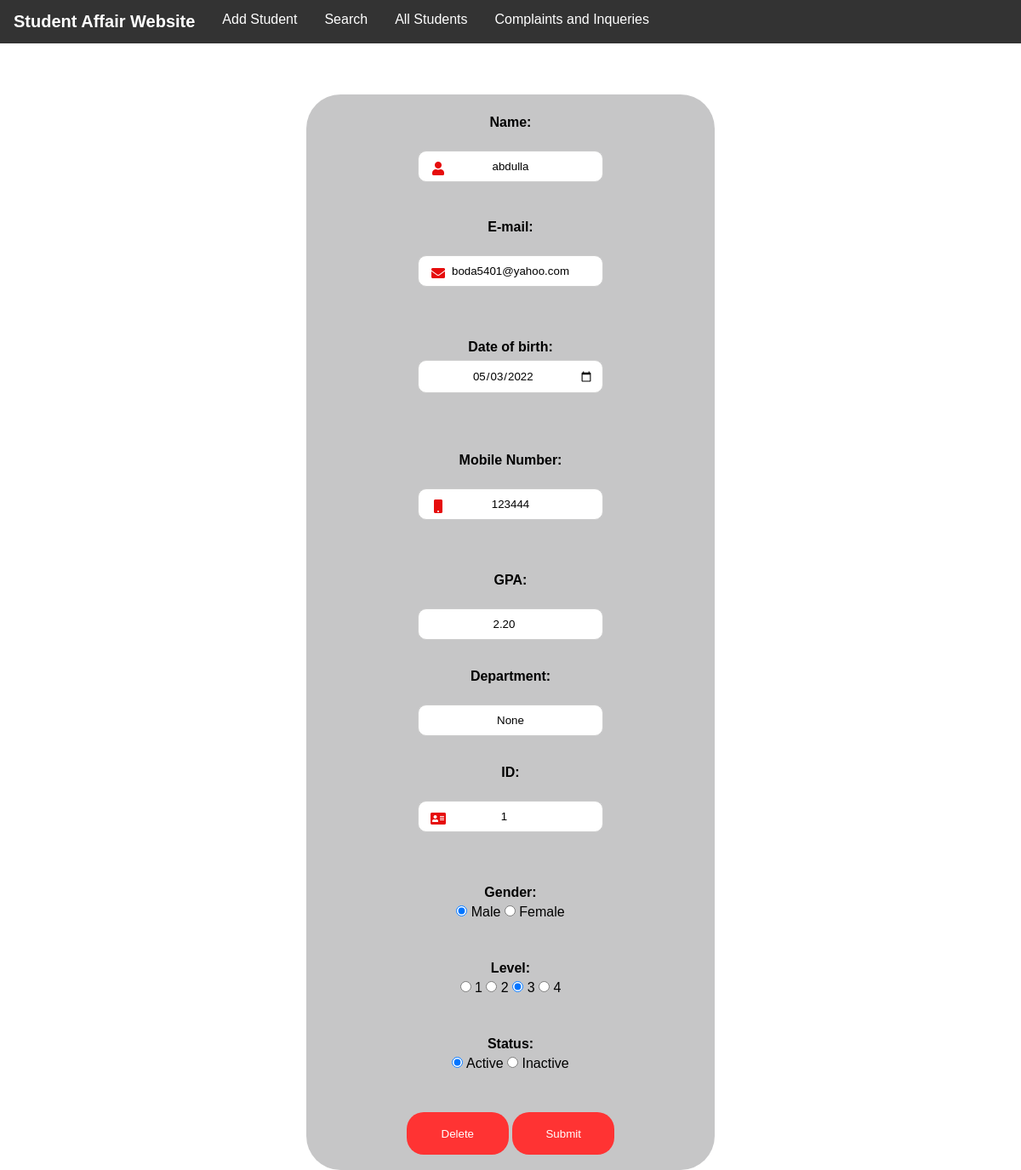
The page /Edit/1 on the database its author committed.
### startpage/models.py (models this page shows, shortened)
class Student(models.Model):
    name=models.CharField(max_length=50)
    gpa=models.DecimalField(max_digits=3,decimal_places=2)
    birth=models.DateField(default=datetime.now)
    email=models.EmailField(blank=True,null=True)
    mobNum=models.PositiveBigIntegerField(blank=True,null=True)
    level=models.IntegerField(null=True)
    active=models.BooleanField(default=True)
    department=models.CharField(max_length=3,blank=True,null=True)
    gender=models.CharField(max_length=6,default='Male')

### startpage/views.py (the view, shortened to what this page needs)
# urls.py: path('Edit/<int:theid>',views.EditStudent,name='edit'),
def EditStudent(request,theid):
    return render(request,'editStudent/editstudent.html',{'x':Student.objects.get(id=theid)})

### templates/editStudent/editstudent.html (shortened to what this page needs)
<!DOCTYPE html>
<html>
<head>
  {% load static %}
  <link rel="stylesheet" href="{% static '/css/edit.css' %}">
  <link
  rel="stylesheet"
  href="https://use.fontawesome.com/releases/v5.13.0/css/all.css"
/>
</head>
<body>
      <div class="topnav">
            <ul class="navlist">
                  <li class="title">Student Affair Website</li>
                  <li><a href="{% url 'add' %}" id="nav">Add Student</a></li>
                  <li><a href="{% url 'search' %}" id="nav">Search</a></li>
                  <li><a href="{% url 'all' %}" id="nav">All Students</a></li>
                  <li> <a href="{% url 'CompInq' %}" id="nav">Complaints and Inqueries</a></li>
            </ul>
        </div>
<div class="container" >
  <form style="text-align: center; border-radius: 10ch;" action="" method="POST" >
    <div class="input-icons">
    <label for="fname"><strong>Name:</strong></label><br>
  <i class="fa fa-user"></i>
  <input class="input-field" type="text" name="name" placeholder="Enter first name" value="{{x.name}}">
    </div>
     <div class="input-icons" >
     <br><label for="email"><strong>E-mail:</strong></label><br>
     <i class="fa fa-envelope"></i> <input class="input-field" type="email" name="email" placeholder="Enter email" value="{{x.email}}">
     </div>
     <br>
     <br>
     <label for="Dob"><strong>Date of birth:</strong></label><br>
     <input class="input-field" type="date" id="Dob" name="birthdate" value='{{x.birth|date:"Y-m-d" }}' >
     <br>
     <br>
     <br>
     <div class="input-icons">
    <br> <label for="number"><strong>Mobile Number:</strong></label><br>
     <i class="fa fa-mobile" ></i>
     <br> <input class="input-field" type="tel" id="number" name="number" placeholder="Enter mobile number" value="{{x.mobNum}}">
     </div>
     <br> <br>
           <label for="department"><strong>GPA:</strong></label><br>
           <br><input class="input-field" type="number" step="0.01" name="gpa" value="{{x.gpa}}">
     <br><br>
     <label for="department"><strong>Department:</strong></label><br>
     <br><input class="input-field" type="text" name="department" value="{{x.department}}" readonly>
     <br> <br>
           <div class="input-icons">
     <label for="id"><strong>ID:</strong></label><br>
     <i class="fa fa-address-card"></i>
     <br><input class="input-field" type="number" name="id"  value="{{x.id}}" readonly>
           </div>
     <br> <br>
     <label for="gender"><strong>Gender:</strong></label><br>
     {% if x.gender == 'Male' %}
      <input type="radio" id="male" name="gender" value="Male" checked>
      <label for="male">Male</label>
      <input type="radio" id="female" name="gender" value="Female" >
      <label for="female">Female</label>
      {% else %}
      <input type="radio" id="male" name="gender" value="Male">
      <label for="male">Male</label>
      <input type="radio" id="female" name="gender" value="Female" checked>
      <label for="female">Female</label>
      {% endif %}
    <br>
      <br>
     <br>
     <label for="Level"><strong>Level:</strong></label><br>
     {% if x.level == 1 %}
      <input type="radio" id="one" name="level" value="1" checked>
      <label for="one">1</label>
      <input type="radio" id="two" name="level" value="2" >
      <label for="two">2</label>
      <input type="radio" id="three" name="level" value="3" >
      <label for="three">3</label>
      <input type="radio" id="four" name="level" value="4">
      <label for="four">4</label>
      {% elif x.level == 3 %}
      <input type="radio" id="one" name="level" value="1">
      <label for="one">1</label>
      <input type="radio" id="two" name="level" value="2">
      <label for="two">2</label>
      <input type="radio" id="three" name="level" value="3" checked>
      <label for="three">3</label>
      <input type="radio" id="four" name="level" value="4">
      <label for="four">4</label>
      {% endif %}
    <br>
      <br>
      <br>
      <label for="status"><strong>Status:</strong></label><br>
      {% if x.active == True %}
      <input type="radio" id="active" name="activation" value=True checked>
      <label for="active">Active</label>
      <input type="radio" id="inactive" name="activation" value=False >
      <label for="inactive">Inactive</label>
      {% else %}
      <input type="radio" id="active" name="activation"value=True >
      <label for="active">Active</label>
      <input type="radio" id="inactive" name="activation"value=False checked>
      <label for="inactive">Inactive</label>
      {% endif %}
      <br>
      <br><br>
            <button type="submit" onclick="confirmation(); " name="click" value="delete">Delete</button>
            <button type="submit" name="click" value="update">Submit</button>
  <br>
  <br>
   </form>
   </div>
</body>
</html>

### project/static/css/edit.css (style rules this page uses)
* { margin:0; padding:0; font-family: Arial, Helvetica, sans-serif; }
.navlist { list-style-type: none; margin: 0; padding:0; overflow:hidden; background-color: #333; }
.navlist li { float:left; }
li a { align-items: center; display:block; color: white; text-decoration: none; padding: 14px 16px; }
.title { display:block; color: white; text-decoration: none; text-align: center; padding: 14px 16px; font-size: 20px; font-weight: bolder; }
input { padding: 12px; padding-inline-start: 10%; border: 1px solid #ccc; border-radius: 10px; margin-top: 6px; margin-bottom: 16px; resize: vertical; }
.container { border-radius: 40px; background-color: rgb(198, 198, 199); align-items: center; width: 40%; display: flex; justify-content: center; position: relative; right: 30%; left: 30%; margin-top: 5%; padding-top: 2% ; }
body { background-color: white; }
.topnav { background-color:rgb(59, 112, 176); overflow: hidden; }
.input-icons i { position: relative; top: 37px; left: -85px; margin-right: 5% ; margin-left: 5%; color: rgb(230, 12, 12); }
.input-icons { width: 100%; margin-bottom: 10px; }
.input-field { width: 80%; padding: 10px; text-align: center; }
button { width: 120px; display: inline-block; margin-left: auto; margin-right: auto; height: 50px; border-radius: 20px; background-color: #ff3333; border:none; color:white; }

### rows shown on the page
Student: name "abdulla", email "boda5401@yahoo.com", birthdate "05/03/2022", number "123444", gpa "2.20", department "None", id "1"
